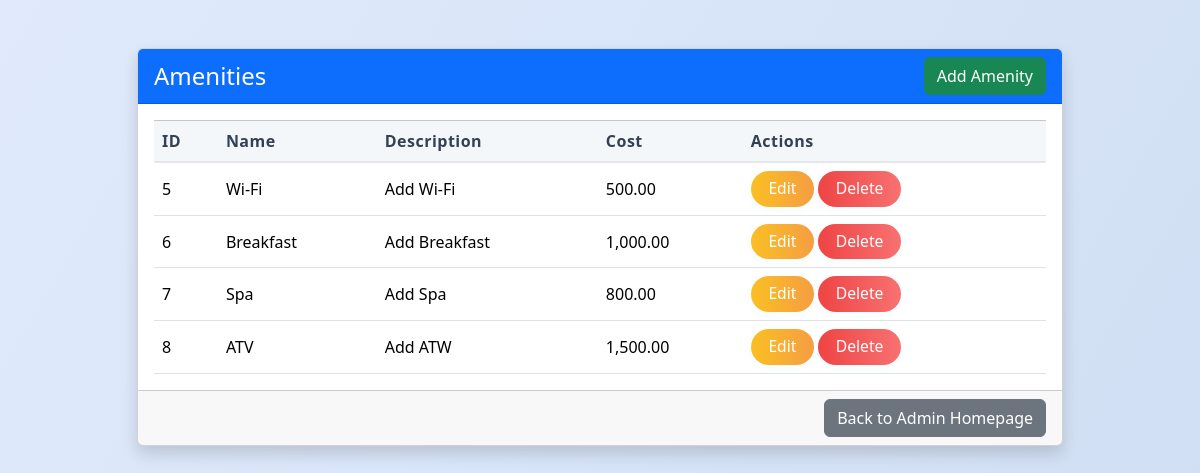
Screenshot of /manage_amenities.php (signed in) with the database file from the repository.
### tables this page shows
CREATE TABLE `amenity` (
  `Amenity_ID` int(11) NOT NULL,
  `Amenity_Name` varchar(255) NOT NULL,
  `Amenity_Desc` varchar(255) NOT NULL,
  `Amenity_Cost` decimal(10,2) NOT NULL
);

### classes/database.php (called while the page is built, shortened)
<?php
class Database {
    private $host = "localhost";
    private $db_name = "guest_accommodation_system";
    private $username = "root";
    private $password = "";
    public $conn;
    public function connect() {
        $this->conn = new mysqli(
            $this->host,
            $this->username,
            $this->password,
            $this->db_name
        );
    }
    public function getConnection() {
        return $this->conn;
    }
    public function getAllAmenities() {
        $conn = $this->getConnection();
        $result = $conn->query("SELECT * FROM amenity");
        $amenities = [];
        if ($result) {
            while ($row = $result->fetch_assoc()) {
                $amenities[] = $row;
            }
        }
        return $amenities;
    }
}
?>

### manage_amenities.php (the view, shortened to what this page needs)
<?php
require_once('classes/database.php');
$db = new Database();
$amenities = $db->getAllAmenities();
?>
<!doctype html>
<html lang="en">
<head>
  <link rel="stylesheet" href="./bootstrap-5.3.3-dist/css/bootstrap.css">
  <link rel="stylesheet" href="style2.css">
</head>
<body class="bg-light">
<div class="container py-5">
  <div class="row justify-content-center">
    <div class="col-lg-10">
      <div class="card shadow glass-card">
        <div class="card-header bg-primary text-white d-flex justify-content-between align-items-center">
          <h4 class="mb-0">Amenities</h4>
          <a href="add_amenity.php" class="btn btn-success">Add Amenity</a>
        </div>
        <div class="card-body">
          <table class="table table-bordered table-hover align-middle mb-0">
            <thead class="table-light">
              <tr>
                <th>ID</th>
                <th>Name</th>
                <th>Description</th>
                <th>Cost</th>
                <th>Actions</th>
              </tr>
            </thead>
            <tbody>
              <?php foreach($amenities as $row): ?>
              <tr>
                <td><?= $row['Amenity_ID'] ?></td>
                <td><?= htmlspecialchars($row['Amenity_Name']) ?></td>
                <td><?= htmlspecialchars($row['Amenity_Desc']) ?></td>
                <td><?= number_format($row['Amenity_Cost'], 2) ?></td>
                <td>
                  <a href="update_amenity.php?id=<?= $row['Amenity_ID'] ?>" class="btn btn-warning btn-sm">Edit</a>
                  <a href="delete_amenity.php?id=<?= $row['Amenity_ID'] ?>" class="btn btn-danger btn-sm" onclick="return confirm('Delete this amenity?');">Delete</a>
                </td>
              </tr>
              <?php endforeach; ?>
            </tbody>
          </table>
        </div>
        <div class="card-footer text-end">
          <a href="admin_homepage.php" class="btn btn-secondary">Back to Admin Homepage</a>
        </div>
      </div>
    </div>
  </div>
</div>
</body>
</html>

### style2.css (style rules this page uses)
body { background: linear-gradient(120deg, #e0eafc 0%, #cfdef3 100%); min-height: 100vh; font-family: 'Segoe UI', 'Roboto', Arial, sans-serif; color: #23272f; margin: 0; }
.table th, .table td { vertical-align: middle; border: none; }
.table thead th { background: #f4f7fa; color: #334155; font-weight: 700; font-size: 1em; border-bottom: 2px solid #e5e7eb; letter-spacing: 0.03em; }
.table tbody tr { transition: background 0.18s; }
.btn-action, .btn-warning, .btn-danger { border-radius: 1.5rem !important; font-weight: 500; padding: 0.38rem 1.1rem; box-shadow: 0 2px 8px rgba(6,182,212,0.06); border: none; transition: background 0.18s, color 0.18s, transform 0.18s; font-size: 0.98em; }
.btn-warning { background: linear-gradient(90deg, #fbbf24 0%, #f59e42 100%); color: #fff; }
.btn-danger { background: linear-gradient(90deg, #ef4444 0%, #f87171 100%); color: #fff; }

### rows the page displays
amenity: Amenity_ID "5", Amenity_Name "Wi-Fi", Amenity_Desc "Add Wi-Fi", Amenity_Cost "500.00"
amenity: Amenity_ID "6", Amenity_Name "Breakfast", Amenity_Desc "Add Breakfast", Amenity_Cost "1,000.00"
amenity: Amenity_ID "7", Amenity_Name "Spa", Amenity_Desc "Add Spa", Amenity_Cost "800.00"
amenity: Amenity_ID "8", Amenity_Name "ATV", Amenity_Desc "Add ATW", Amenity_Cost "1,500.00"
